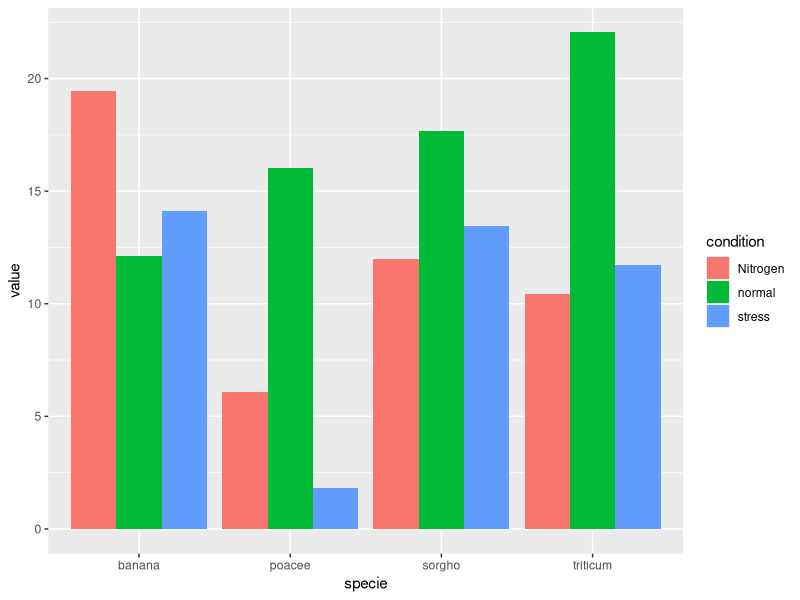

Source code (R): (Note: this script raises an error after producing the figure.)
## ---- chunk 1
knitr::opts_chunk$set(echo = TRUE)
## ---- chunk 2

 # library
library(ggplot2)
 
# create a dataset
specie <- c(rep("sorgho" , 3) , rep("poacee" , 3) , rep("banana" , 3) , rep("triticum" , 3) )
condition <- rep(c("normal" , "stress" , "Nitrogen") , 4)
value <- abs(rnorm(12 , 0 , 15))
data <- data.frame(specie,condition,value)
 
# Grouped
ggplot(data, aes(fill=condition, y=value, x=specie)) + 
    geom_bar(position="dodge", stat="identity")



## ---- chunk 3
testplot2 <- ggplot(test, aes(fill=sex, y=diff_from_Marginal, x=misnervs)) + geom_bar(position="dodge", stat="identity")
## ---- chunk 4
Nervous_sex_exercise <- ggplot(Nervous_sex_exercise, aes(x=misnervs, y=perc, fill= sex ))+geom_bar(stat="identity")

Nervous_sex_exercise + geom_hline(yintercept=0.59)
